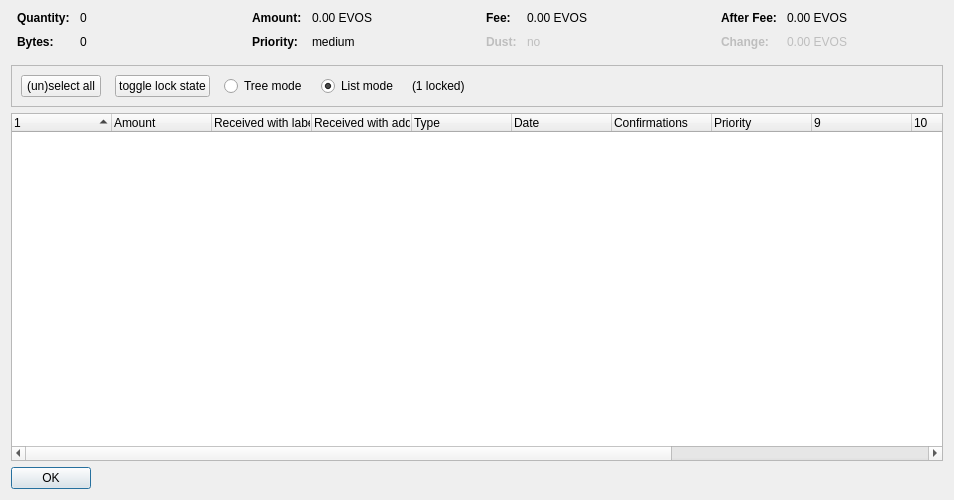
<?xml version="1.0" encoding="UTF-8"?>
<ui version="4.0">
 <class>CoinControlDialog</class>
 <widget class="QDialog" name="CoinControlDialog">
  <property name="geometry">
   <rect>
    <x>0</x>
    <y>0</y>
    <width>954</width>
    <height>500</height>
   </rect>
  </property>
  <property name="windowTitle">
   <string>Coin Selection</string>
  </property>
  <layout class="QVBoxLayout" name="verticalLayout">
   <item>
    <layout class="QHBoxLayout" name="horizontalLayoutTop" stretch="0,0,0,0">
     <property name="topMargin">
      <number>0</number>
     </property>
     <property name="bottomMargin">
      <number>10</number>
     </property>
     <item>
      <layout class="QFormLayout" name="formLayoutCoinControl1">
       <property name="horizontalSpacing">
        <number>10</number>
       </property>
       <property name="verticalSpacing">
        <number>10</number>
       </property>
       <property name="leftMargin">
        <number>6</number>
       </property>
       <property name="rightMargin">
        <number>6</number>
       </property>
       <item row="0" column="0">
        <widget class="QLabel" name="labelCoinControlQuantityText">
         <property name="font">
          <font>
           <weight>75</weight>
           <bold>true</bold>
          </font>
         </property>
         <property name="text">
          <string>Quantity:</string>
         </property>
        </widget>
       </item>
       <item row="0" column="1">
        <widget class="QLabel" name="labelCoinControlQuantity">
         <property name="cursor">
          <cursorShape>IBeamCursor</cursorShape>
         </property>
         <property name="contextMenuPolicy">
          <enum>Qt::ActionsContextMenu</enum>
         </property>
         <property name="text">
          <string notr="true">0</string>
         </property>
         <property name="textInteractionFlags">
          <set>Qt::LinksAccessibleByMouse|Qt::TextSelectableByKeyboard|Qt::TextSelectableByMouse</set>
         </property>
        </widget>
       </item>
       <item row="1" column="0">
        <widget class="QLabel" name="labelCoinControlBytesText">
         <property name="font">
          <font>
           <weight>75</weight>
           <bold>true</bold>
          </font>
         </property>
         <property name="text">
          <string>Bytes:</string>
         </property>
        </widget>
       </item>
       <item row="1" column="1">
        <widget class="QLabel" name="labelCoinControlBytes">
         <property name="cursor">
          <cursorShape>IBeamCursor</cursorShape>
         </property>
         <property name="contextMenuPolicy">
          <enum>Qt::ActionsContextMenu</enum>
         </property>
         <property name="text">
          <string notr="true">0</string>
         </property>
         <property name="textInteractionFlags">
          <set>Qt::LinksAccessibleByMouse|Qt::TextSelectableByKeyboard|Qt::TextSelectableByMouse</set>
         </property>
        </widget>
       </item>
      </layout>
     </item>
     <item>
      <layout class="QFormLayout" name="formLayoutCoinControl2">
       <property name="horizontalSpacing">
        <number>10</number>
       </property>
       <property name="verticalSpacing">
        <number>10</number>
       </property>
       <property name="leftMargin">
        <number>6</number>
       </property>
       <property name="rightMargin">
        <number>6</number>
       </property>
       <item row="0" column="0">
        <widget class="QLabel" name="labelCoinControlAmountText">
         <property name="font">
          <font>
           <weight>75</weight>
           <bold>true</bold>
          </font>
         </property>
         <property name="text">
          <string>Amount:</string>
         </property>
        </widget>
       </item>
       <item row="0" column="1">
        <widget class="QLabel" name="labelCoinControlAmount">
         <property name="cursor">
          <cursorShape>IBeamCursor</cursorShape>
         </property>
         <property name="contextMenuPolicy">
          <enum>Qt::ActionsContextMenu</enum>
         </property>
         <property name="text">
          <string notr="true">0.00 EVOS</string>
         </property>
         <property name="textInteractionFlags">
          <set>Qt::LinksAccessibleByMouse|Qt::TextSelectableByKeyboard|Qt::TextSelectableByMouse</set>
         </property>
        </widget>
       </item>
       <item row="1" column="0">
        <widget class="QLabel" name="labelCoinControlPriorityText">
         <property name="font">
          <font>
           <weight>75</weight>
           <bold>true</bold>
          </font>
         </property>
         <property name="text">
          <string>Priority:</string>
         </property>
        </widget>
       </item>
       <item row="1" column="1">
        <widget class="QLabel" name="labelCoinControlPriority">
         <property name="cursor">
          <cursorShape>IBeamCursor</cursorShape>
         </property>
         <property name="contextMenuPolicy">
          <enum>Qt::ActionsContextMenu</enum>
         </property>
         <property name="text">
          <string>medium</string>
         </property>
         <property name="textInteractionFlags">
          <set>Qt::LinksAccessibleByMouse|Qt::TextSelectableByKeyboard|Qt::TextSelectableByMouse</set>
         </property>
        </widget>
       </item>
      </layout>
     </item>
     <item>
      <layout class="QFormLayout" name="formLayoutCoinControl3">
       <property name="horizontalSpacing">
        <number>10</number>
       </property>
       <property name="verticalSpacing">
        <number>10</number>
       </property>
       <property name="leftMargin">
        <number>6</number>
       </property>
       <property name="rightMargin">
        <number>6</number>
       </property>
       <item row="0" column="0">
        <widget class="QLabel" name="labelCoinControlFeeText">
         <property name="font">
          <font>
           <weight>75</weight>
           <bold>true</bold>
          </font>
         </property>
         <property name="text">
          <string>Fee:</string>
         </property>
        </widget>
       </item>
       <item row="0" column="1">
        <widget class="QLabel" name="labelCoinControlFee">
         <property name="cursor">
          <cursorShape>IBeamCursor</cursorShape>
         </property>
         <property name="contextMenuPolicy">
          <enum>Qt::ActionsContextMenu</enum>
         </property>
         <property name="text">
          <string notr="true">0.00 EVOS</string>
         </property>
         <property name="textInteractionFlags">
          <set>Qt::LinksAccessibleByMouse|Qt::TextSelectableByKeyboard|Qt::TextSelectableByMouse</set>
         </property>
        </widget>
       </item>
       <item row="1" column="0">
        <widget class="QLabel" name="labelCoinControlLowOutputText">
         <property name="enabled">
          <bool>false</bool>
         </property>
         <property name="font">
          <font>
           <weight>75</weight>
           <bold>true</bold>
          </font>
         </property>
         <property name="text">
          <string>Dust:</string>
         </property>
        </widget>
       </item>
       <item row="1" column="1">
        <widget class="QLabel" name="labelCoinControlLowOutput">
         <property name="enabled">
          <bool>false</bool>
         </property>
         <property name="cursor">
          <cursorShape>IBeamCursor</cursorShape>
         </property>
         <property name="contextMenuPolicy">
          <enum>Qt::ActionsContextMenu</enum>
         </property>
         <property name="text">
          <string>no</string>
         </property>
         <property name="textInteractionFlags">
          <set>Qt::LinksAccessibleByMouse|Qt::TextSelectableByKeyboard|Qt::TextSelectableByMouse</set>
         </property>
        </widget>
       </item>
      </layout>
     </item>
     <item>
      <layout class="QFormLayout" name="formLayoutCoinControl4">
       <property name="horizontalSpacing">
        <number>10</number>
       </property>
       <property name="verticalSpacing">
        <number>10</number>
       </property>
       <property name="leftMargin">
        <number>6</number>
       </property>
       <property name="rightMargin">
        <number>6</number>
       </property>
       <item row="0" column="0">
        <widget class="QLabel" name="labelCoinControlAfterFeeText">
         <property name="font">
          <font>
           <weight>75</weight>
           <bold>true</bold>
          </font>
         </property>
         <property name="text">
          <string>After Fee:</string>
         </property>
        </widget>
       </item>
       <item row="0" column="1">
        <widget class="QLabel" name="labelCoinControlAfterFee">
         <property name="cursor">
          <cursorShape>IBeamCursor</cursorShape>
         </property>
         <property name="contextMenuPolicy">
          <enum>Qt::ActionsContextMenu</enum>
         </property>
         <property name="text">
          <string notr="true">0.00 EVOS</string>
         </property>
         <property name="textInteractionFlags">
          <set>Qt::LinksAccessibleByMouse|Qt::TextSelectableByKeyboard|Qt::TextSelectableByMouse</set>
         </property>
        </widget>
       </item>
       <item row="1" column="0">
        <widget class="QLabel" name="labelCoinControlChangeText">
         <property name="enabled">
          <bool>false</bool>
         </property>
         <property name="font">
          <font>
           <weight>75</weight>
           <bold>true</bold>
          </font>
         </property>
         <property name="text">
          <string>Change:</string>
         </property>
        </widget>
       </item>
       <item row="1" column="1">
        <widget class="QLabel" name="labelCoinControlChange">
         <property name="enabled">
          <bool>false</bool>
         </property>
         <property name="cursor">
          <cursorShape>IBeamCursor</cursorShape>
         </property>
         <property name="contextMenuPolicy">
          <enum>Qt::ActionsContextMenu</enum>
         </property>
         <property name="text">
          <string notr="true">0.00 EVOS</string>
         </property>
         <property name="textInteractionFlags">
          <set>Qt::LinksAccessibleByMouse|Qt::TextSelectableByKeyboard|Qt::TextSelectableByMouse</set>
         </property>
        </widget>
       </item>
      </layout>
     </item>
    </layout>
   </item>
   <item>
    <widget class="QFrame" name="frame">
     <property name="minimumSize">
      <size>
       <width>0</width>
       <height>40</height>
      </size>
     </property>
     <property name="frameShape">
      <enum>QFrame::StyledPanel</enum>
     </property>
     <property name="frameShadow">
      <enum>QFrame::Sunken</enum>
     </property>
     <layout class="QHBoxLayout" name="horizontalLayout">
      <item>
       <layout class="QHBoxLayout" name="horizontalLayoutPanel" stretch="0,0,0,0,0,0">
        <property name="spacing">
         <number>14</number>
        </property>
        <item>
         <widget class="QPushButton" name="pushButtonSelectAll">
          <property name="sizePolicy">
           <sizepolicy hsizetype="Maximum" vsizetype="Fixed">
            <horstretch>0</horstretch>
            <verstretch>0</verstretch>
           </sizepolicy>
          </property>
          <property name="text">
           <string>(un)select all</string>
          </property>
          <property name="autoDefault">
           <bool>false</bool>
          </property>
         </widget>
        </item>
        <item>
         <widget class="QPushButton" name="pushButtonToggleLock">
          <property name="sizePolicy">
           <sizepolicy hsizetype="Maximum" vsizetype="Fixed">
            <horstretch>0</horstretch>
            <verstretch>0</verstretch>
           </sizepolicy>
          </property>
          <property name="text">
           <string>toggle lock state</string>
          </property>
          <property name="autoDefault">
           <bool>false</bool>
          </property>
         </widget>
        </item>
        <item>
         <widget class="QRadioButton" name="radioTreeMode">
          <property name="sizePolicy">
           <sizepolicy hsizetype="Maximum" vsizetype="Fixed">
            <horstretch>0</horstretch>
            <verstretch>0</verstretch>
           </sizepolicy>
          </property>
          <property name="text">
           <string>Tree mode</string>
          </property>
         </widget>
        </item>
        <item>
         <widget class="QRadioButton" name="radioListMode">
          <property name="sizePolicy">
           <sizepolicy hsizetype="Maximum" vsizetype="Fixed">
            <horstretch>0</horstretch>
            <verstretch>0</verstretch>
           </sizepolicy>
          </property>
          <property name="text">
           <string>List mode</string>
          </property>
          <property name="checked">
           <bool>true</bool>
          </property>
         </widget>
        </item>
        <item>
         <widget class="QLabel" name="labelLocked">
          <property name="text">
           <string>(1 locked)</string>
          </property>
         </widget>
        </item>
        <item>
         <spacer name="horizontalSpacer">
          <property name="orientation">
           <enum>Qt::Horizontal</enum>
          </property>
          <property name="sizeHint" stdset="0">
           <size>
            <width>40</width>
            <height>20</height>
           </size>
          </property>
         </spacer>
        </item>
       </layout>
      </item>
     </layout>
    </widget>
   </item>
   <item>
    <widget class="CoinControlTreeWidget" name="treeWidget">
     <property name="contextMenuPolicy">
      <enum>Qt::CustomContextMenu</enum>
     </property>
     <property name="sortingEnabled">
      <bool>false</bool>
     </property>
     <property name="columnCount">
      <number>13</number>
     </property>
     <attribute name="headerShowSortIndicator" stdset="0">
      <bool>true</bool>
     </attribute>
     <attribute name="headerStretchLastSection">
      <bool>false</bool>
     </attribute>
     <column>
      <property name="text">
       <string/>
      </property>
     </column>
     <column>
      <property name="text">
       <string>Amount</string>
      </property>
     </column>
     <column>
      <property name="text">
       <string>Received with label</string>
      </property>
     </column>
     <column>
      <property name="text">
       <string>Received with address</string>
      </property>
     </column>
     <column>
      <property name="text">
	<string>Type</string>
      </property>
     </column>
     <column>
      <property name="text">	 
       <string>Date</string>
      </property>
     </column>
     <column>
      <property name="text">
       <string>Confirmations</string>
      </property>
      <property name="toolTip">
       <string>Confirmed</string>
      </property>
     </column>
     <column>
      <property name="text">
       <string>Priority</string>
      </property>
     </column>
     <column>
      <property name="text">
       <string/>
      </property>
     </column>
     <column>
      <property name="text">
       <string/>
      </property>
     </column>
     <column>
      <property name="text">
       <string/>
      </property>
     </column>
     <column>
      <property name="text">
       <string/>
      </property>
     </column>
     <column>
      <property name="text">
       <string/>
      </property>
     </column>
    </widget>
   </item>
   <item>
    <widget class="QDialogButtonBox" name="buttonBox">
     <property name="sizePolicy">
      <sizepolicy hsizetype="Maximum" vsizetype="Fixed">
       <horstretch>0</horstretch>
       <verstretch>0</verstretch>
      </sizepolicy>
     </property>
     <property name="orientation">
      <enum>Qt::Horizontal</enum>
     </property>
     <property name="standardButtons">
      <set>QDialogButtonBox::Ok</set>
     </property>
    </widget>
   </item>
  </layout>
 </widget>
 <customwidgets>
  <customwidget>
   <class>CoinControlTreeWidget</class>
   <extends>QTreeWidget</extends>
   <header>coincontroltreewidget.h</header>
  </customwidget>
 </customwidgets>
 <resources/>
 <connections/>
</ui>
